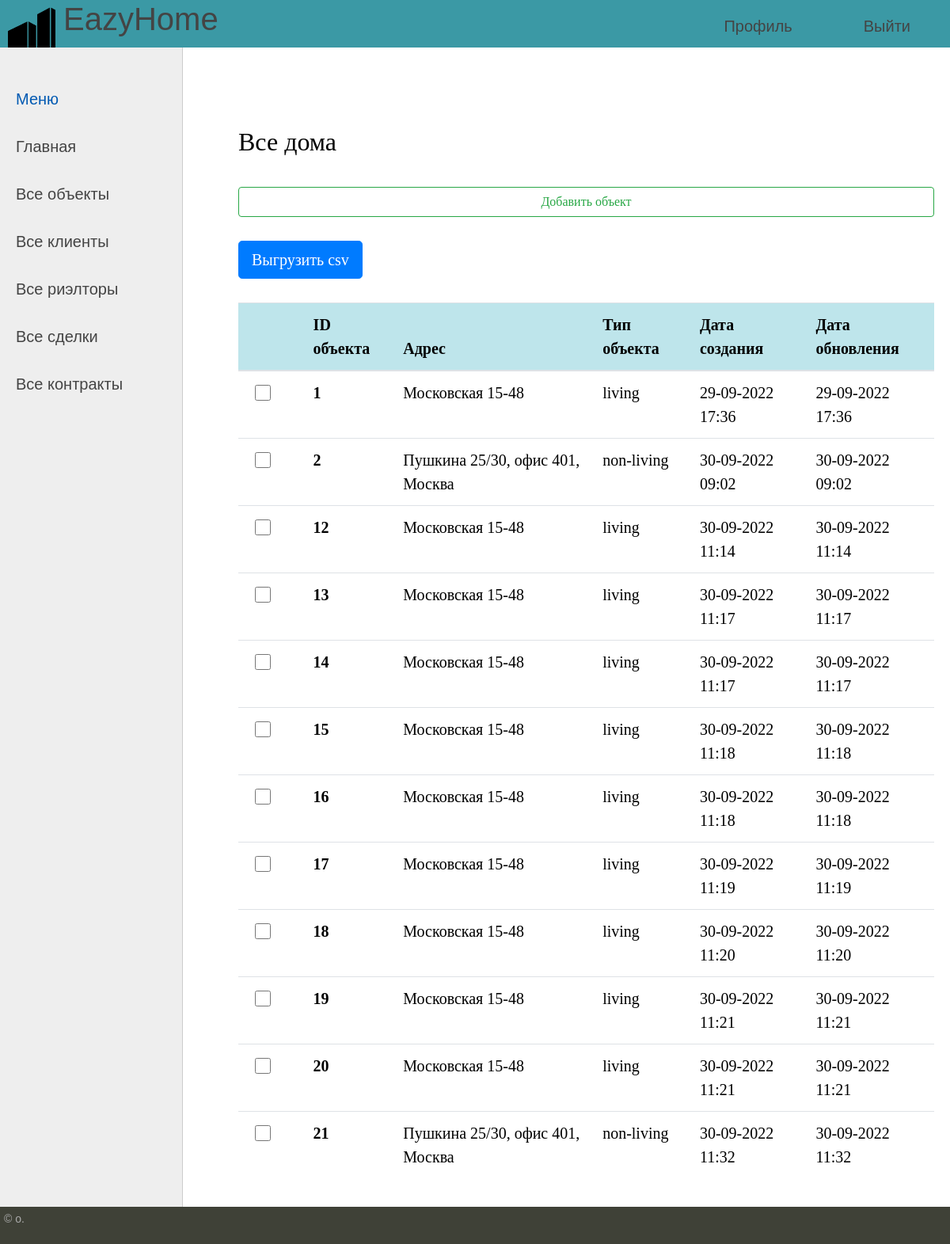
Page /buildings/ on the earlier database version.
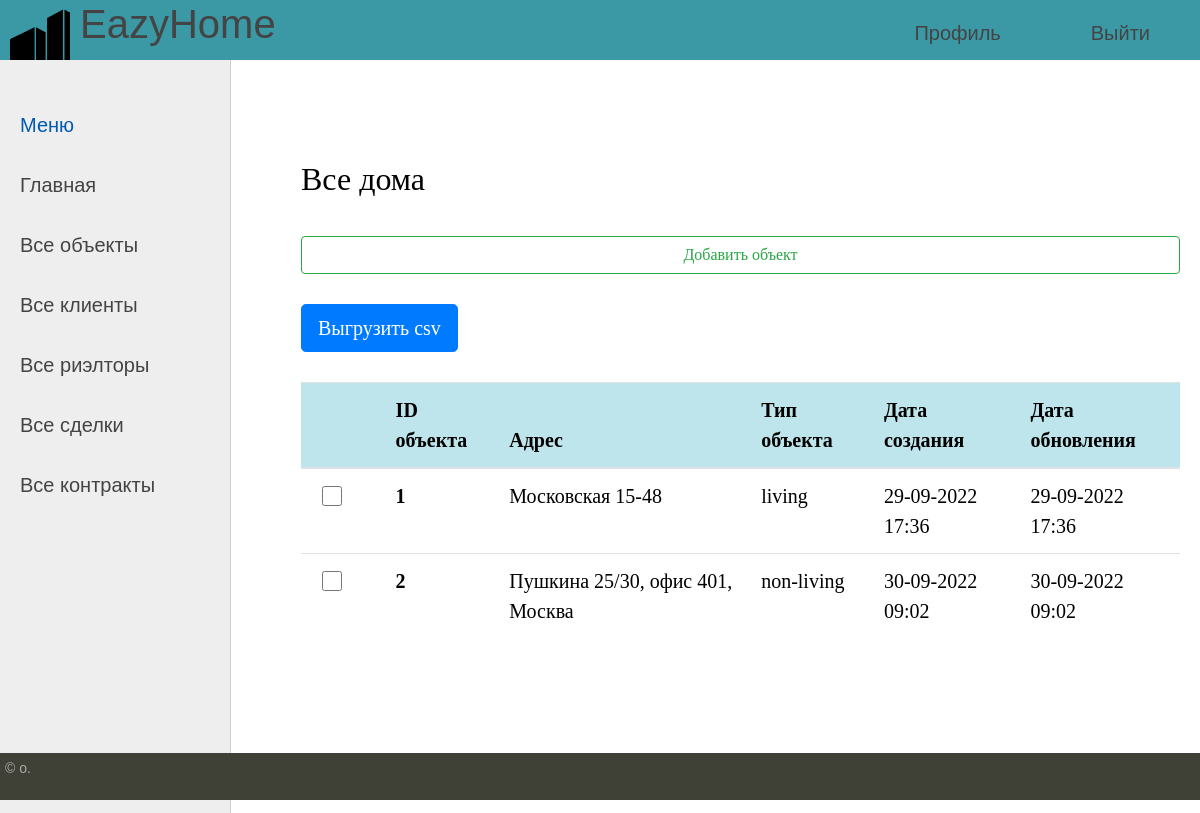
Same page on the later database version.
### buildings/models.py (models this page shows)
class Estate(models.Model):
    LIVING = 'Жилое'
    NONLIVING = 'Не жилое'
    TYPE = [
        (LIVING, "Жилое"),
        (NONLIVING, "Не жилое"),
    ]
    id_estate = models.AutoField(auto_created=True, primary_key=True, serialize=False, verbose_name='id_estate')
    address = models.CharField(max_length=255, verbose_name="Адрес")
    active = models.BooleanField(verbose_name='Is active?', null=True)
    type_object = models.CharField(max_length=32, choices=TYPE, default=LIVING, verbose_name="Тип объекта")
    time_create = models.DateTimeField(auto_now_add=True, verbose_name="Дата создания")
    time_update = models.DateTimeField(auto_now_add=True, verbose_name="Дата обновления")

### buildings/views.py (the view)
# urls.py: path('buildings/', get_buildings, name='buildings'),
def get_buildings(request):
    model = Estate.objects.all()
    context = {
        'model': model,
        'menu': menu,
        'title': 'Все дома'
    }
    return render(request, 'buildings/estate.html', context = context)

### buildings/templates/buildings/estate.html
{% extends 'buildings/base.html' %}
{% block content %}
<h2>{{title}}</h2>
<button type="button" class="btn btn-outline-success" onclick="location.href={% url 'add_estate' %}">Добавить объект</button>
<button type="button" class="btn btn-primary btn-lg"onclick="location.href={% url 'import_csv_estate' %}">Выгрузить csv</button>
	<table class="table table-hover">
  <thead class="table-info">
    <tr>
        <th scope="col">⠀⠀⠀⠀</th>
        <th scope="col">ID объекта</th>
        <th scope="col">Адрес</th>
        <th scope="col">Тип объекта</th>
	    <th scope="col">Дата создания</th>
	    <th scope="col">Дата обновления</th>
        </tr>
  </thead>
  <tbody>
    {% for p in model %}
    <tr>
         <td>
             <div class="checkbox-container">
                 <input class="form-check-input" type="checkbox" id="checkboxNoLabel" value="" aria-label="...">
            </div>
         </td>
      <th scope="row">{{p.id_estate}}</th>
      <td>{{p.address}}</td>
      <td>{{p.type_object}}</td>
	  <td>{{p.time_create|date:"d-m-Y H:i"}}</td>
	  <td>{{p.time_update|date:"d-m-Y H:i"}}</td>
		{% endfor %}
    </tr>
  </tbody>
</table>
{% endblock %}

### buildings/templates/buildings/base.html (shortened to what this page needs)
{% load static %}
<!DOCTYPE html>
<html>
<head>
    <link rel="stylesheet" href="https://cdn.jsdelivr.net/npm/bootstrap@4.0.0/dist/css/bootstrap.min.css">
	<link type="text/css" href="{% static 'buildings/css/styles.css' %}" rel="stylesheet" />
</head>
<body>
<table class="table-page" border=0 cellpadding="0" cellspacing="0">
<tr><td valign=top>
{% block mainmenu %}
		<div class="header">
<div class="logo-container"><a href="{% url 'homepage' %}"><div class="logo"></div></a>
<h1 class="u-text u-text-default u-block-control u-block-8c5f-22" data-block="337" data-block-type="Text">EazyHome</h1></div>
			<ul id="mainmenu" class="mainmenu" data-block="339">
				{% for m in menu %}
				<li class="u-nav-item"><a style="padding: 10px 10px;" href="{% url m.url_name %}">{{m.title}}</a></li>
{% endfor %}
			</ul>
		</div>
{% endblock mainmenu %}
<table class="table-content" border=0 cellpadding="0" cellspacing="0">
<tr>
	<td valign="top" class="left-chapters">
	<ul id="leftchapters">
		<li class="selected">Меню </li>
		<li><a href="{% url 'homepage' %}">Главная</a></li>
		<li><a href="{% url 'buildings' %}">Все объекты</a></li>
		<li><a href="{% url 'clients' %}">Все клиенты</a></li>
		<li><a href="{% url 'employers' %}">Все риэлторы</a></li>
		<li><a href="{% url 'deals' %}">Все сделки</a></li>
		<li><a href="{% url 'contracts' %}">Все контракты</a></li>
	</ul>
</td>
<td valign="top" class="content">
	<div class="content-text">
{% block content %}
{% endblock %}
	</div>
</td></tr></table>
</td></tr>
<tr><td valign=top>
	<div id="footer">
		<p>&copy; о.</p>
	</div>
</td></tr></table>
</body>
</body>
</html>

### buildings/static/buildings/css/styles.css (style rules this page uses)
html, body { font-family: 'Arial'; margin: 0; padding: 0; height: 100%; width: 100%; color: #444; }
a { color: #444; text-decoration: none; }
.table-page { width: 100%; height: 100%; vertical-align: top; }
.table-page tr { height: 100%; }
.logo-container { display: flex; gap: 10px }
.header { background: #3F4137; background-color: #3B99A5; display: flex; justify-content: space-between; height: 60px; }
.logo { background: url('../images/logo.png') no-repeat 10px 5px; background-size: cover; width: 70px; height: 60px; }
ul.mainmenu { list-style: none; margin: 0; padding: 0; height: 60px; color: #444; font-size: 20px; overflow: hidden; }
ul.mainmenu li { float: left; margin: 18px 40px 0 30px; }
ul.mainmenu li a { color: #444; text-decoration: none; }
.table-content { width: 100%; min-height: 100%; height: 100%; }
.left-chapters { margin: 0; background: #eee; border-right: 1px solid #ccc; min-height: 100%; }
.left-chapters ul { width: 230px; min-height: 100%; margin: 0; padding: 20px 10px 10px 20px; list-style: none; font-size: 20px; }
.left-chapters ul li { margin: 30px 0 0 0; color: #999; }
.left-chapters ul li.selected { color: #0059b2; }
.left-chapters ul li a { color: #444; text-decoration: none; }
.content { padding: 40px 20px 20px 40px; width: 100%; box-sizing: border-box; }
.content-text { margin: 60px 0 0 30px; color: #000; font-size: 20px; font-family: Yandex Sans Display Light; }
#footer { box-sizing: border-box; background: #3F4137; padding: 5px; color: #aaa; font-size: 14px; font-family: Verdana, Geneva, Arial, Helvetica; text-align: left; overflow: hidden; }
.btn.btn-outline-success { width: 100%; margin-top: 30px; margin-bottom: 30px; }
.btn.btn-primary { margin-bottom: 30px; }
.checkbox-container { display: flex; justify-content: center; }
.form-check-input { height: 20px; width: 20px; }

Differences in the rows shown:
removed Estate: id_estate "12", address "Московская 15-48", type_object "living", time_create "30-09-2022 11:14", time_update "30-09-2022 11:14"
removed Estate: id_estate "13", address "Московская 15-48", type_object "living", time_create "30-09-2022 11:17", time_update "30-09-2022 11:17"
removed Estate: id_estate "14", address "Московская 15-48", type_object "living", time_create "30-09-2022 11:17", time_update "30-09-2022 11:17"
removed Estate: id_estate "15", address "Московская 15-48", type_object "living", time_create "30-09-2022 11:18", time_update "30-09-2022 11:18"
removed Estate: id_estate "16", address "Московская 15-48", type_object "living", time_create "30-09-2022 11:18", time_update "30-09-2022 11:18"
removed Estate: id_estate "17", address "Московская 15-48", type_object "living", time_create "30-09-2022 11:19", time_update "30-09-2022 11:19"
removed Estate: id_estate "18", address "Московская 15-48", type_object "living", time_create "30-09-2022 11:20", time_update "30-09-2022 11:20"
removed Estate: id_estate "19", address "Московская 15-48", type_object "living", time_create "30-09-2022 11:21", time_update "30-09-2022 11:21"
removed Estate: id_estate "20", address "Московская 15-48", type_object "living", time_create "30-09-2022 11:21", time_update "30-09-2022 11:21"
removed Estate: id_estate "21", address "Пушкина 25/30, офис 401, Москва", type_object "non-living", time_create "30-09-2022 11:32", time_update "30-09-2022 11:32"
